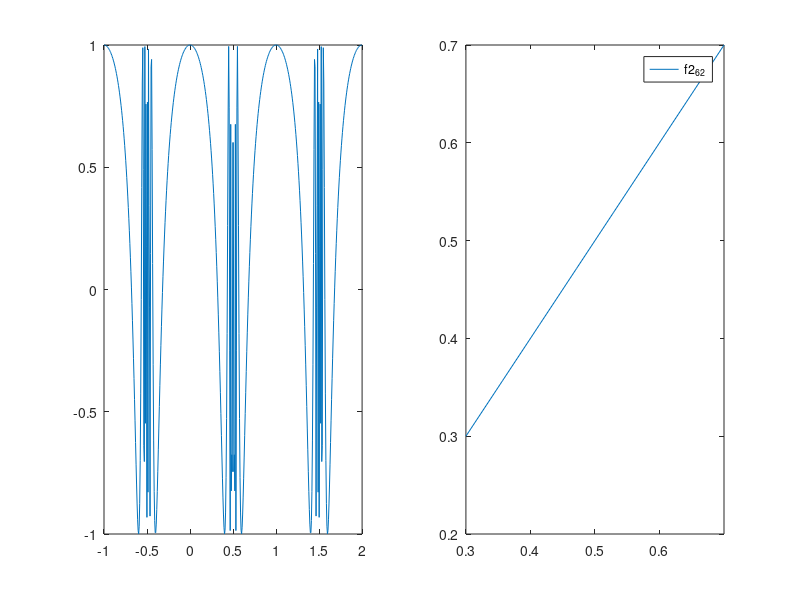

Write the MATLAB code that produced this figure.
% 2.6 2
x = linspace(-1, 2, 500);
y = cos(tan(pi * x));

subplot(1,2,1);
plot(x, y)

subplot(1,2,2);
fplot('f2_6_2', [0.3, 0.7])